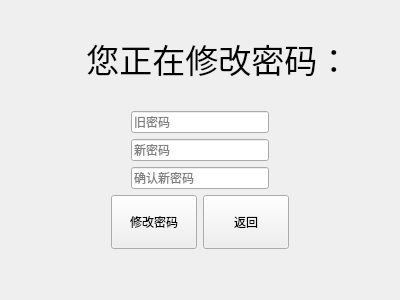
<?xml version="1.0" encoding="UTF-8"?>
<ui version="4.0">
 <class>ChangePasswordWidget</class>
 <widget class="QWidget" name="ChangePasswordWidget">
  <property name="geometry">
   <rect>
    <x>0</x>
    <y>0</y>
    <width>400</width>
    <height>300</height>
   </rect>
  </property>
  <property name="windowTitle">
   <string>Form</string>
  </property>
  <layout class="QVBoxLayout" name="verticalLayout" stretch="1,1,1">
   <item>
    <layout class="QHBoxLayout" name="horizontalLayout_2">
     <item>
      <widget class="QLabel" name="label">
       <property name="font">
        <font>
         <pointsize>25</pointsize>
        </font>
       </property>
       <property name="text">
        <string>    您正在修改密码：</string>
       </property>
       <property name="alignment">
        <set>Qt::AlignCenter</set>
       </property>
      </widget>
     </item>
    </layout>
   </item>
   <item>
    <layout class="QVBoxLayout" name="verticalLayout_2">
     <property name="leftMargin">
      <number>120</number>
     </property>
     <property name="rightMargin">
      <number>120</number>
     </property>
     <item>
      <widget class="QLineEdit" name="oldPassword">
       <property name="placeholderText">
        <string>旧密码</string>
       </property>
      </widget>
     </item>
     <item>
      <widget class="QLineEdit" name="newPassword">
       <property name="placeholderText">
        <string>新密码</string>
       </property>
      </widget>
     </item>
     <item>
      <widget class="QLineEdit" name="confirmPassword">
       <property name="placeholderText">
        <string>确认新密码</string>
       </property>
      </widget>
     </item>
    </layout>
   </item>
   <item>
    <layout class="QHBoxLayout" name="horizontalLayout" stretch="1,1">
     <property name="leftMargin">
      <number>100</number>
     </property>
     <property name="topMargin">
      <number>0</number>
     </property>
     <property name="rightMargin">
      <number>100</number>
     </property>
     <property name="bottomMargin">
      <number>40</number>
     </property>
     <item>
      <widget class="QPushButton" name="changePWDBtn">
       <property name="sizePolicy">
        <sizepolicy hsizetype="Minimum" vsizetype="Minimum">
         <horstretch>0</horstretch>
         <verstretch>0</verstretch>
        </sizepolicy>
       </property>
       <property name="text">
        <string>修改密码</string>
       </property>
      </widget>
     </item>
     <item>
      <widget class="QPushButton" name="backButton">
       <property name="sizePolicy">
        <sizepolicy hsizetype="Minimum" vsizetype="Minimum">
         <horstretch>0</horstretch>
         <verstretch>0</verstretch>
        </sizepolicy>
       </property>
       <property name="text">
        <string>返回</string>
       </property>
      </widget>
     </item>
    </layout>
   </item>
  </layout>
 </widget>
 <resources/>
 <connections/>
</ui>
